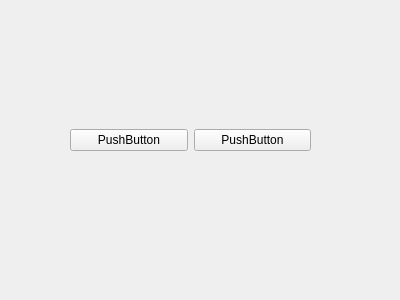
<?xml version="1.0" encoding="UTF-8"?>
<ui version="4.0">
 <class>menu</class>
 <widget class="QWidget" name="menu">
  <property name="geometry">
   <rect>
    <x>0</x>
    <y>0</y>
    <width>400</width>
    <height>300</height>
   </rect>
  </property>
  <property name="windowTitle">
   <string>Form</string>
  </property>
  <widget class="QWidget" name="gridLayoutWidget">
   <property name="geometry">
    <rect>
     <x>70</x>
     <y>110</y>
     <width>241</width>
     <height>61</height>
    </rect>
   </property>
   <layout class="QGridLayout" name="gridLayout">
    <item row="0" column="0">
     <widget class="QPushButton" name="pushButton">
      <property name="text">
       <string>PushButton</string>
      </property>
     </widget>
    </item>
    <item row="0" column="1">
     <widget class="QPushButton" name="pushButton_2">
      <property name="text">
       <string>PushButton</string>
      </property>
     </widget>
    </item>
   </layout>
  </widget>
 </widget>
 <resources/>
 <connections/>
</ui>
